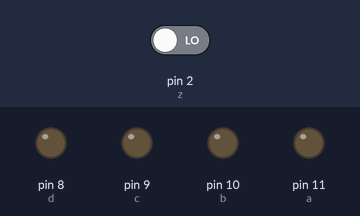
Simulated run of this sketch. Board: Arduino Uno, built with avr-gcc and run on an emulated ATmega328P. On the bench: output pins drawn as LEDs (lit = HIGH). Inputs (shaded band) come from the test bench; at power-on: pin 2 (z) LOW.

Above: at 1.2 s.
1.3 s: pin 2 (z) driven HIGH
At 1.9 s:
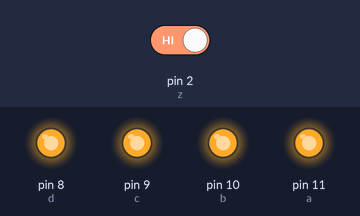
2.8 s: pin 2 (z) driven LOW
At 3.1 s:
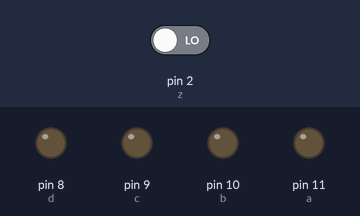
Timing chart, 0 to 5.8 s (numbered marks = the images above; inputs shaded):
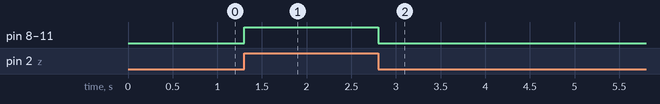

The sketch:

tp.ino
```cpp
const int a=11;
const int b=10;
const int c=9;
const int d=8;
const int z=2;
int t=0;
void setup() {
  // put your setup code here, to run once:
pinMode(2,INPUT);
pinMode(8,OUTPUT);
pinMode(9,OUTPUT);
pinMode(10,OUTPUT);
pinMode(11,OUTPUT);
}

void loop() {
  // put your main code here, to run repeatedly:
  t = digitalRead(z);
  if (t == HIGH){
  digitalWrite( a,HIGH);
  digitalWrite( b,HIGH);
  digitalWrite( c,HIGH);
  digitalWrite( d,HIGH);
}
 else{
    digitalWrite( a,LOW);
  digitalWrite( b,LOW);
  digitalWrite( c,LOW);
  digitalWrite( d,LOW);}
}
```

Measured:
- after the input at 1.3 s, pin 8 (d), pin 9 (c), pin 10 (b), pin 11 (a): LOW → HIGH at once
- after the input at 2.8 s, pin 8 (d), pin 9 (c), pin 10 (b), pin 11 (a): HIGH → LOW at once
